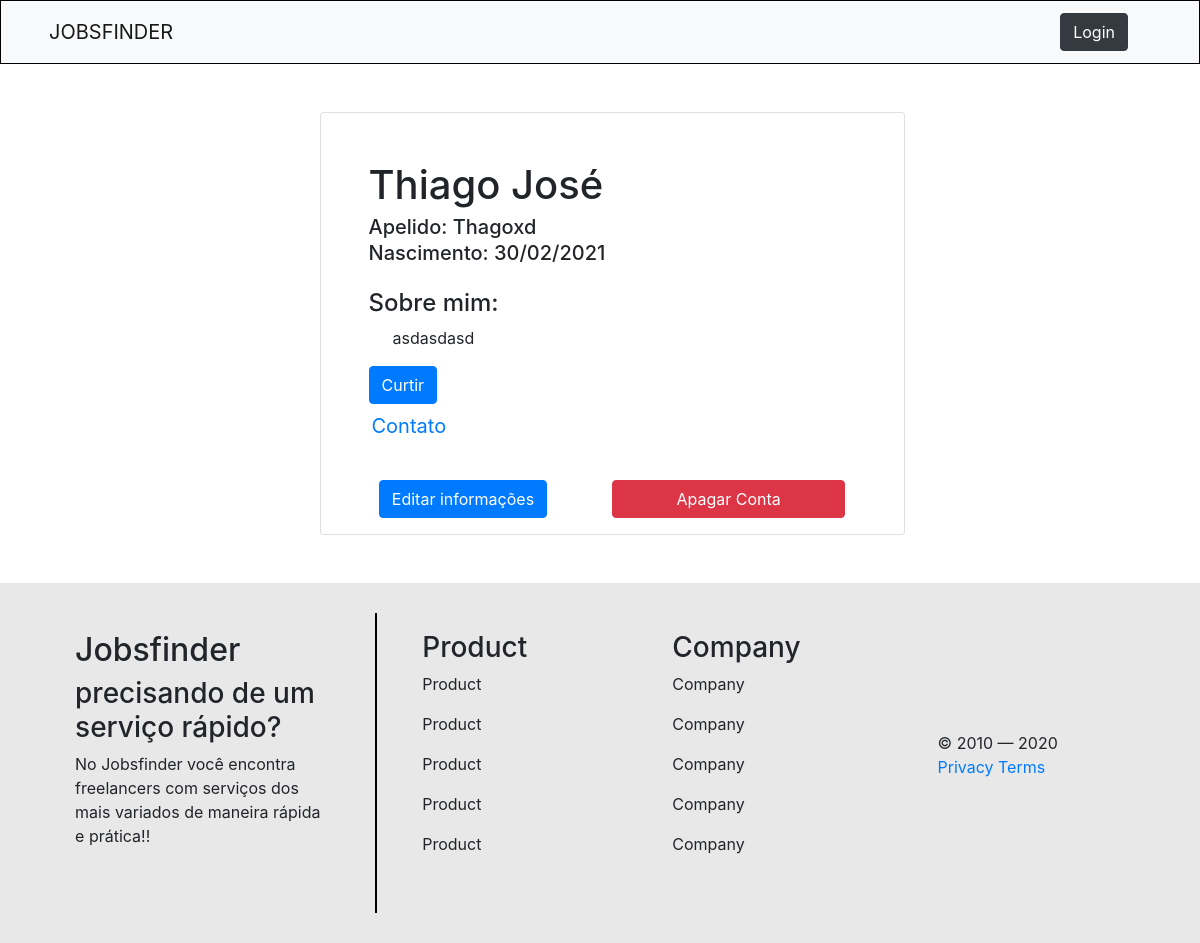
The app's page /perfil/2 (signed in) with its own data.
### app/models/user.py (models this page shows, shortened)
class User(UserMixin, db.Model):
    __tablename__ = "users"
    id = db.Column(db.Integer, primary_key=True)
    nick_name = db.Column(db.String(80), unique=True, nullable=False)
    name = db.Column(db.String(80), unique=True, nullable=False)
    password = db.Column(db.String(255), nullable=False)
    email = db.Column(db.String(120), unique=True, nullable=False)
    number = db.Column(db.String(16), nullable=False)
    date = db.Column(db.String(10), nullable=False)
    desc = db.Column(db.String())
    curtidas = db.relationship('User', secondary=curtidores, primaryjoin=(curtidores.c.meCurte == id),
secondaryjoin=(curtidores.c.euCurto == id), backref=db.backref('curtidores', lazy='dynamic'), lazy='dynamic')
    def __repr__(self):
        return "<User %r>" % self.email
    def curtindo(self, user):
        return self.curtidas.filter(curtidores.c.euCurto == user.id).count() > 0

### app/controllers/router.py (the view, shortened to what this page needs)
@app.route('/perfil/<int:id>', methods=['GET', 'POST'])
def perfil(id):
    form = EmptyForm()
    if not current_user.is_authenticated:
        return redirect(url_for('login'))
    user = User.query.filter_by(id=id).first()
    return render_template('perfil.html', user=user, form=form)

### app/models/forms.py
class EmptyForm(FlaskForm):
    Curtir= SubmitField('Curtir')
    Descurtir= SubmitField('Descurtir')

### app/controllers/router.py (called while the page is built)
@login_manager.user_loader
def load_user(user_id):
    return User.query.filter_by(id=user_id).first()

### app/templates/perfil.html (shortened to what this page needs)
<!DOCTYPE html>
<html lang="pt-BR">
<head>
    <link rel='stylesheet' href="{{ url_for('static', filename= 'css/bootstrap.min.css' ) }}">
  <link rel='stylesheet' href="{{ url_for('static', filename= 'style.css' ) }}">
</head>
<body>
    <nav class="navbar navbar-expand-lg navbar-light bg-light px-5">
      {% if current_user.is_authenticated %}
      <a class="navbar-brand" href="{{ url_for('index', id=current_user) }}">JOBSFINDER</a>
      {% else %}
      <a class="navbar-brand" href="{{ url_for('presentation') }}">JOBSFINDER</a>
      {% endif %}
        <div class="collapse navbar-collapse" id="navbarNav">
          <ul class="navbar-nav col-8">
          </ul>
            {% if id %}
            {% else %}
          <ul class="navbar-nav col-4 justify-content-end">
            <li class="nav-item">
              <a class="nav-link" href="{{ url_for('login') }}"> <button class="btn btn-dark my-2 my-sm-0">Login</button></a>
            </li>
          </ul>
          {% endif %}
        </div>
      </nav>
      <div class='container-fluid d-flex justify-content-center py-5' style="height: auto">
        <div class="card ml-4 w-50 pb-3" style="height:auto">
            <div class="card-body pl-5 pt-5">
              <h1 class="card-title">{{ user.name }}</h1>
              <h5 class="card-subtitle mb-2"> Apelido: {{ user.nick_name }}</h5>
              <h5 class='card-subtitle mb-4'>Nascimento: {{ user.date }}</h5>
              <h4>Sobre mim:</h4>
              <p class='pl-4'>{{ user.desc }}</p>
              <div class='justify-content-end'>
              {% if user != current_user %}
              {% if not current_user.curtindo(user) %}
                <form action="" method="POST">
                    {{ form.Curtir( type="submit", class="btn btn-primary") }}
                </form>
              {% else %}
                <form action="" method="POST">
                  {{ form.csrf_token }}
                  {{ form.Descurtir( type="submit", class="btn btn-warning") }}
                </form>
              {% endif %}
            {% endif %}
          </div>
            </div>
            <div class="accordion-item pl-5 pb-4" style="margin-top: -20px; margin-left: -10px;">
              <h2 class="accordion-header" id="headingOne">
                <a class="btn text-primary fs-4" type="button" data-bs-toggle="collapse" data-bs-target="#collapseOne" aria-expanded="false" aria-controls="collapseOne">
                  <text style="font-size: 20px">Contato</text>
                </a>
              </h2>
            </div>
            <div class=' d-flex justify-content-center'>
              <a href="{{ url_for('editar', id_user=current_user.id) }}" style="width: 40%;"><button class='btn btn-primary mr-2'> Editar informações</button></a>
              <br>
              <button class='btn btn-danger' style="width: 40%;" data-bs-toggle="modal" data-bs-target="#exampleModal">Apagar Conta</button>
            </div>
      </div>
        </div>
      <footer style="background: #E8E8E8;">
        <div class="container text-center text-md-left">
          <div class="row text-center text-md-left">
            <div class="col-md-3 col-lg-3 col-xl-3 mx-auto mt-5">
              <h2>Jobsfinder</h2>
              <h3>precisando de um serviço rápido?</h3>
              <p>No Jobsfinder você encontra freelancers com serviços dos mais variados de maneira rápida e prática!!
              </p>
            </div>
            <div class="linha-vertical"></div>
            <div class="col-md-2 col-lg-2 col-xl-2 mx-auto mt-5">
              <h3>Product</h3>
              <p>
                <a>Product</a>
              </p>
              <p>
                <a>Product</a>
              </p>
              <p>
                <a>Product</a>
              </p>
              <p>
                <a>Product</a>
              </p>
              <p>
                <a>Product</a>
              </p>
            </div>
            <div class="col-md-3 col-lg-2 col-xl-2 mx-auto mt-5">
              <h3>Company</h3>
              <p>
                <a>Company</a>
              </p>
              <p>
                <a>Company</a>
              </p>
              <p>
                <a>Company</a>
              </p>
              <p>
                <a>Company</a>
              </p>
              <p>
                <a>Company</a>
              </p>
            </div>
            <div class="row align-items-center">
              <div class="col-md-7 col-lg-8">
                <p>© 2010 — 2020 <a href="#">Privacy</a> <a href="#">Terms</a>
                </p>
              </div>
            </div>
          </div>
        </div>
      </footer>
</body>
</html>

### app/static/style.css (style rules this page uses)
.navbar { position: relative; height: 64px; background: #FFFFFF; border: 1px solid #000000; box-sizing: border-box; }
.linha-vertical { height: 300px; border-left: 2px solid; margin-top: 30px; margin-bottom: 30px; color:#000000; }

### records on screen
User: name "Thiago José", nick_name "Thagoxd", date "30/02/2021", desc "asdasdasd"
